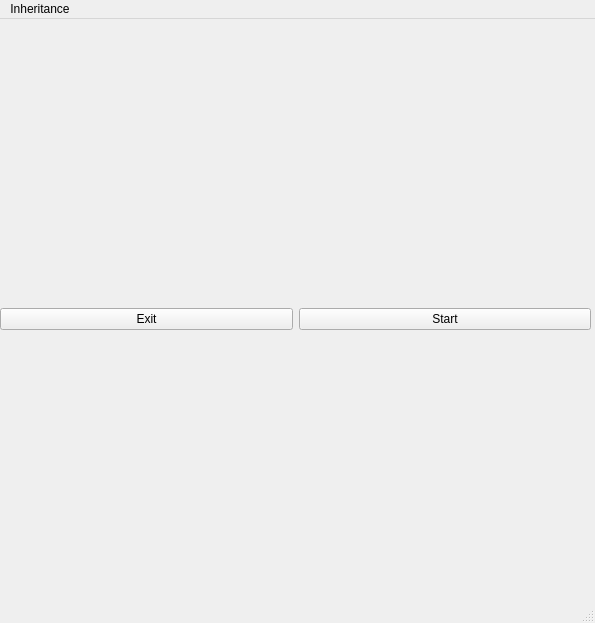
<?xml version="1.0" encoding="UTF-8"?>
<ui version="4.0">
 <class>MainWindow</class>
 <widget class="QMainWindow" name="MainWindow">
  <property name="geometry">
   <rect>
    <x>0</x>
    <y>0</y>
    <width>595</width>
    <height>623</height>
   </rect>
  </property>
  <property name="windowTitle">
   <string>MainWindow</string>
  </property>
  <widget class="QWidget" name="centralwidget">
   <widget class="QWidget" name="gridLayoutWidget">
    <property name="geometry">
     <rect>
      <x>0</x>
      <y>10</y>
      <width>591</width>
      <height>581</height>
     </rect>
    </property>
    <layout class="QGridLayout" name="gridLayout">
     <item row="0" column="0" rowspan="2">
      <layout class="QHBoxLayout" name="horizontalLayout">
       <item>
        <widget class="QPushButton" name="exitButton">
         <property name="text">
          <string>Exit</string>
         </property>
        </widget>
       </item>
       <item>
        <widget class="QPushButton" name="startButton">
         <property name="text">
          <string>Start</string>
         </property>
        </widget>
       </item>
      </layout>
     </item>
    </layout>
   </widget>
  </widget>
  <widget class="QMenuBar" name="menubar">
   <property name="geometry">
    <rect>
     <x>0</x>
     <y>0</y>
     <width>595</width>
     <height>25</height>
    </rect>
   </property>
   <widget class="QMenu" name="menuInheritance">
    <property name="title">
     <string>Inheritance</string>
    </property>
   </widget>
   <addaction name="menuInheritance"/>
  </widget>
  <widget class="QStatusBar" name="statusbar"/>
 </widget>
 <resources/>
 <connections/>
</ui>
